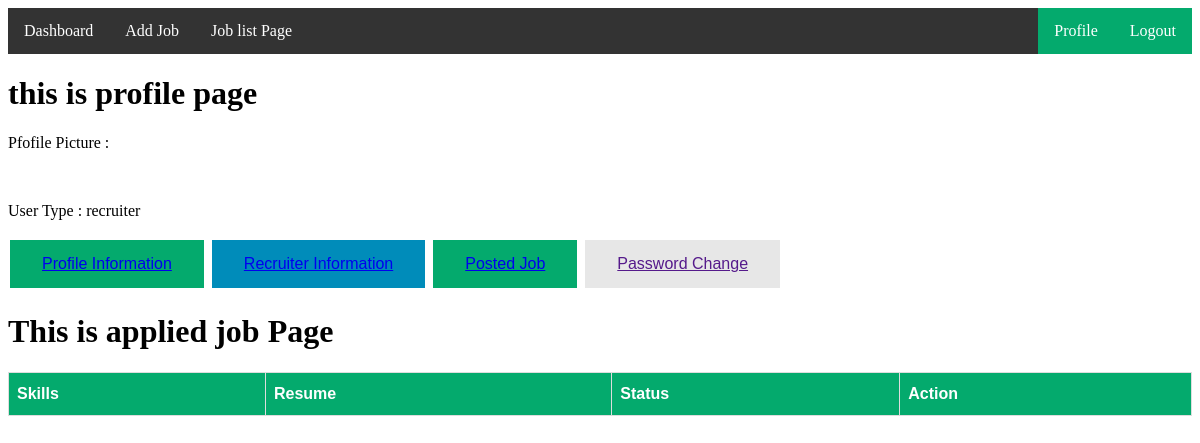
Page /applicant/8 (signed in) on the earlier database version.
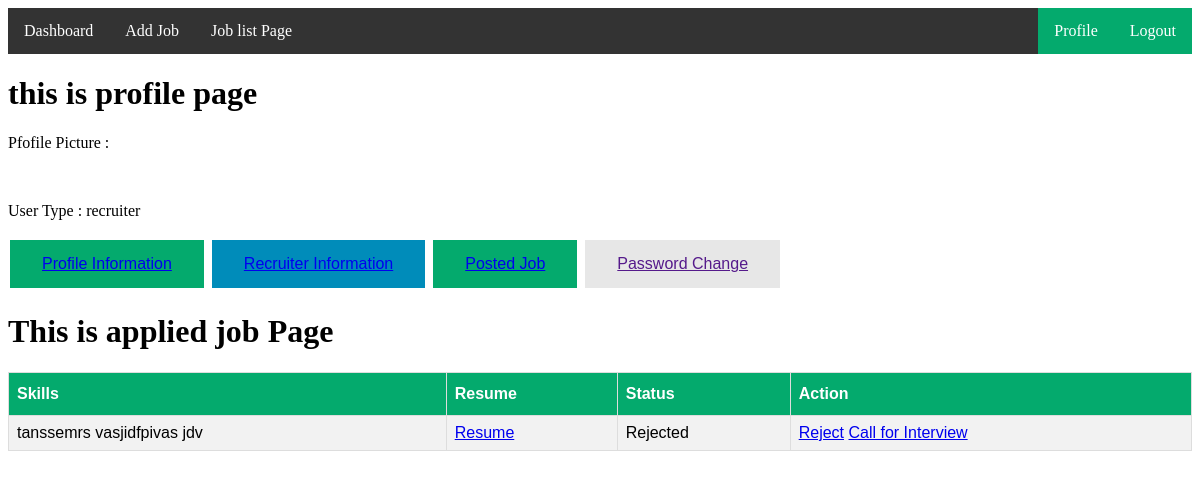
Same page on the later database version.
### job_portal_App/models.py (models this page shows, shortened)
class apply_job_model(models.Model):
    applicant=models.ForeignKey(custom_user_model,on_delete=models.CASCADE,null=True)
    applied_job=models.ForeignKey(add_job_model,on_delete=models.CASCADE,null=True)
    status=models.CharField(default='Pending',max_length=100,null=True)
    skills=models.TextField(null=True)
    resume=models.FileField(upload_to='media/applyresume',null=True)

### job_portal_Project/views.py (the view)
# urls.py: path('applicant/<str:jobid>',applicant,name="applicant"),
@login_required
def applicant(request,jobid):
    job=add_job_model.objects.get(id=jobid)
    applicantdata=apply_job_model.objects.filter(applied_job=job)
    return render(request,'recruiter/applicant.html',{'applicantdata':applicantdata})

### Template/recruiter/applicant.html (shortened to what this page needs)
{% extends 'profile/profilePage.html' %}
{% block profile %}
<!DOCTYPE html>
<html>
<head>
</head>
<body>
    <h1> This is applied job Page </h1>
    <table id="customers">
        <tr>
            <th>Skills</th>
            <th>Resume</th>
            <th>Status</th>
            <th>Action</th>
        </tr>
        {% for i in applicantdata %}
        <tr>
            <td>{{i.skills}}</td>
            <td><a href="/{{i.resume}}" target="_blank">Resume</a></td>
            <td>{{i.status}}</td>
            <td>
                <a href="{% url 'jobreject' i.id %}">Reject</a>
                <a href="{% url 'approved' i.id %}">Call for Interview</a>
            </td>
        </tr>
        {% endfor %}
    </table>
</body>
</html>
{% endblock profile %}

Differences in the rows shown:
added apply_job_model: skills "tanssemrs vasjidfpivas jdv", status "Rejected"
